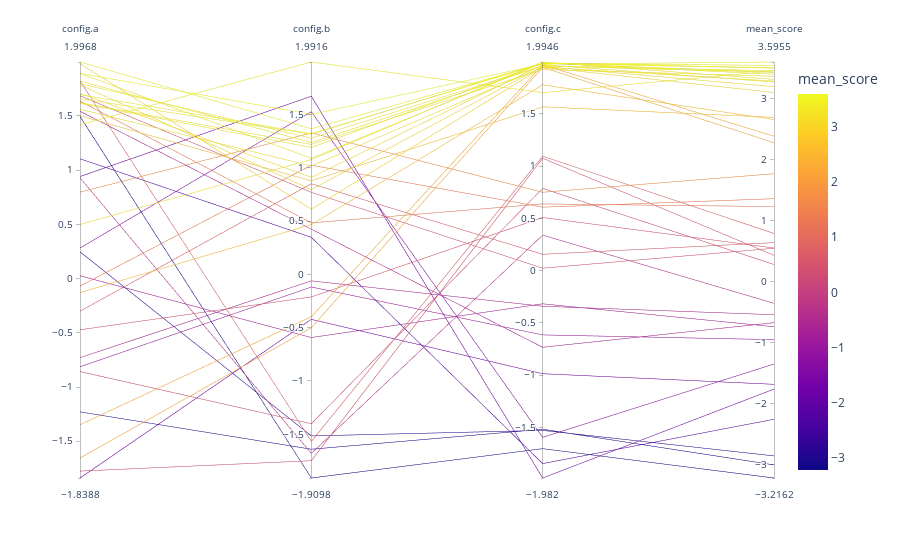

Here is the notebook cell this chart was saved with:
### Code cell
plot = analysis.results_df
select = ["config.a", "config.b", "config.c", "mean_score"]
p = plot[select].reset_index()
px.parallel_coordinates(p, color="mean_score")
